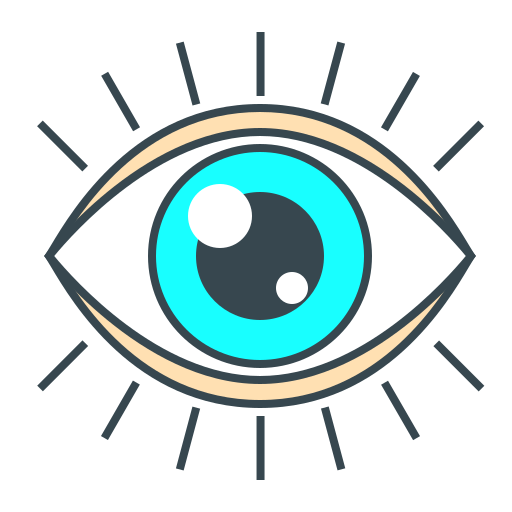
#> input picture ophthalmology.png, 512 x 512 px, found by its file name
$ python -i resize_slide_images.py   (imports and definitions only)
#> lines starting #> are read from the running program, lines starting #| are printed output that depends on the picture
#!/usr/bin/env python3
"""
Resize and crop slide images to a uniform target size using a cover strategy.
- Backs up original files as <name>-orig.<ext>
- Processes only files referenced in style.css matching top-slide*.{webp,jpg,png}
- Overwrites the existing filenames with the new resized images (same format)

Default target: 1280x720 (16:9). You can change TARGET_W / TARGET_H below.
"""
from pathlib import Path
import re
from PIL import Image
import shutil

ROOT = Path(__file__).resolve().parents[1]
CSS = ROOT / 'wp-content' / 'themes' / 'oculistwan' / 'css' / 'style.css'
IMG_DIR = ROOT / 'wp-content' / 'themes' / 'oculistwan' / 'images'
PATTERN = re.compile(r"(top-slide[0-9]{2}(?:-[a-z]{2})?\.(?:webp|jpg|jpeg|png))", re.IGNORECASE)

# Target size (change if you prefer another size)
TARGET_W = 1280
TARGET_H = 720
QUALITY = 85  # for lossy formats


def list_slide_files():
    text = CSS.read_text(encoding='utf-8')
    found = []
    for m in PATTERN.finditer(text):
        name = m.group(1)
        if name not in found:
            found.append(name)
    return found


def ensure_backup(p: Path):
    backup = p.with_name(p.stem + '-orig' + p.suffix)
    if not backup.exists():
        shutil.copy2(p, backup)
        print(f'Backup: {backup.name}')
    else:
        print(f'Backup already exists: {backup.name}')
    return backup


def resize_cover(img: Image.Image, target_w: int, target_h: int) -> Image.Image:
    # Cover behavior: scale to fill then center-crop
    src_w, src_h = img.size
    src_ratio = src_w / src_h
    tgt_ratio = target_w / target_h
    if src_ratio > tgt_ratio:
        # source is wider than target -> fit height, crop sides
        scale = target_h / src_h
    else:
        # source is taller or equal -> fit width, crop top/bottom
        scale = target_w / src_w
    new_w = int(round(src_w * scale))
    new_h = int(round(src_h * scale))
    img_resized = img.resize((new_w, new_h), Image.LANCZOS)
    # center crop
    left = max(0, (new_w - target_w) // 2)
    top = max(0, (new_h - target_h) // 2)
    right = left + target_w
    bottom = top + target_h
    img_cropped = img_resized.crop((left, top, right, bottom))
    return img_cropped


def process_file(name: str):
#> called with name = '../ophthalmology.png'
    p = IMG_DIR / name
    if not p.exists():
        print(f'NOT FOUND: {name}')
        return False
    try:
        backup = ensure_backup(p)
        with Image.open(p) as im:
            # convert animated or other modes to RGB for webp/jpg
#> im is the input picture: PIL image 512x512 RGBA; mean R, G, B, A 49.7, 68.4, 67.8, 96.4
            fmt = im.format or p.suffix.replace('.', '').upper()
#> fmt = 'PNG'
            mode = im.mode
#> mode = 'RGBA'
            # If image has alpha and target format doesn't support it, convert appropriately
            if mode in ('RGBA', 'LA'):
                base = im.convert('RGBA')
            else:
                base = im.convert('RGB')
            out = resize_cover(base, TARGET_W, TARGET_H)
#> in resize_cover, `img_cropped = img_resized.crop((left, top, right, bottom))`:
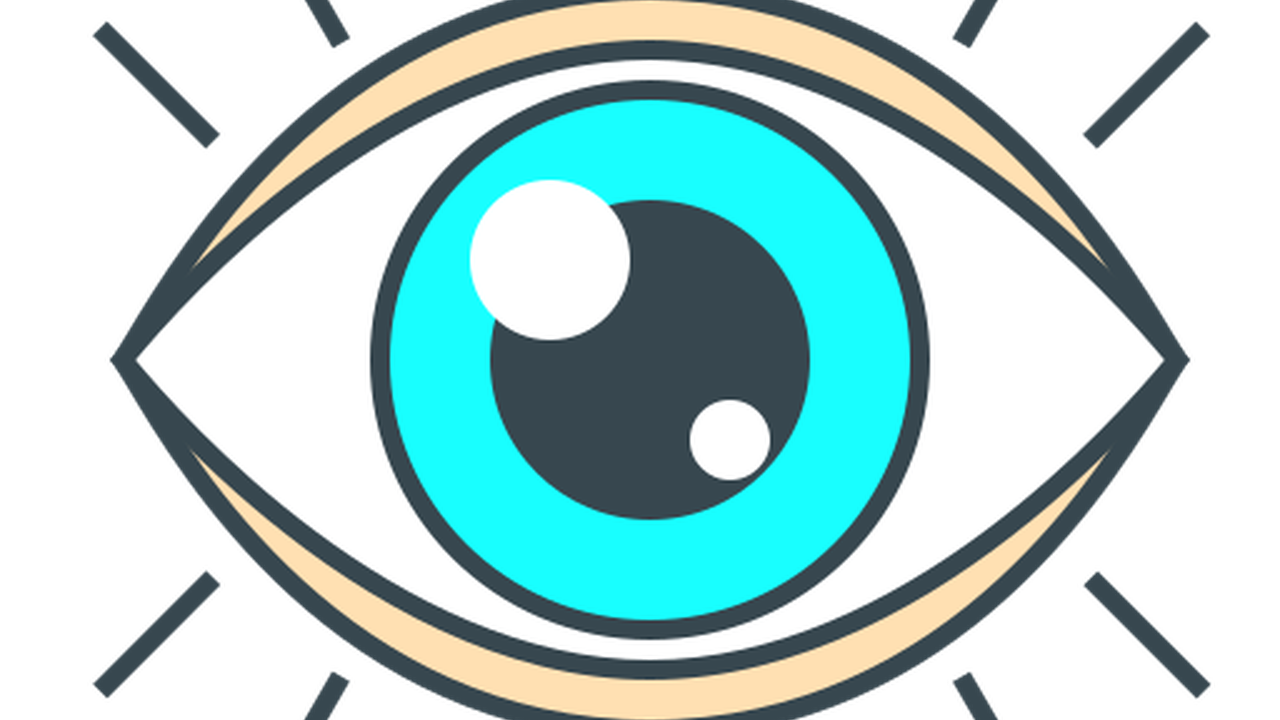
#> img_cropped: PIL image 1280x720 RGBA; mean R, G, B, A 86.2, 118.9, 117.6, 161.5; transparent parts drawn white
            save_kwargs = {}
            suffix = p.suffix.lower()
            if suffix in ('.jpg', '.jpeg'):
                save_kwargs['quality'] = QUALITY
                out = out.convert('RGB')
                out.save(p, format='JPEG', **save_kwargs)
            elif suffix == '.webp':
                save_kwargs['quality'] = QUALITY
                out.save(p, format='WEBP', **save_kwargs)
            elif suffix == '.png':
                out.save(p, format='PNG', optimize=True)
            else:
                out.save(p)
        print(f'Processed: {name} -> {TARGET_W}x{TARGET_H} ({p.stat().st_size} bytes)')
        return True
    except Exception as e:
        print(f'Error processing {name}: {e}')
        return False


# [14 lines not run here, left out]

>>> result = process_file('../ophthalmology.png')
